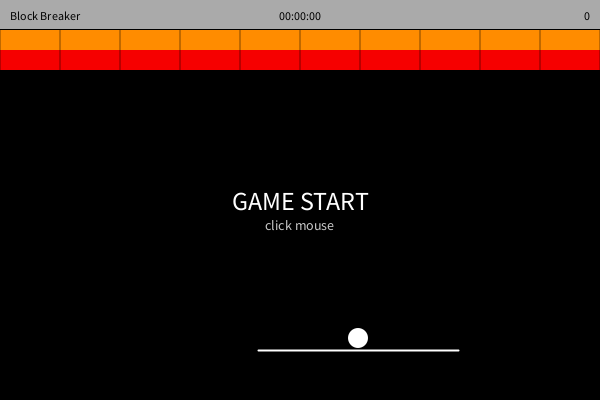
Frame 1 (no input)
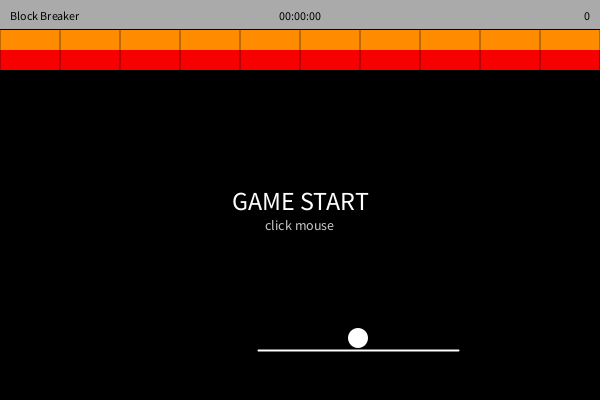
Frame 60 (the mouse pressed at the canvas centre just before this capture)
Frame 120 (the mouse held since frame 60 and released just before this capture): identical to frame 60, image omitted

The Processing sketch that drew these frames (run headless with seeded random() and noise(); from frame 60 on, the mouse is pressed at the canvas centre):

// Processing sketch: sketch_blockBreaker
// ── sketch_blockBreaker.pde
void settings() {
  size(600, 400);
}

int xpos, ypos;    // ball position
int xdir, ydir;    // ball direction
int batx;          // bar xPosition
int[][] bricks = new int[40][10];    // Max bricks size (40 x 10)
int brickRow;      // current brickRow
int batSize;       // bar length
color[] colors = {#F60000, #FF8C00, #FFEE00, #4DE94C, #3783FF, #000080, #7035A1};    // rainbow colors
int score = 0;
long start, runtime = 0L;
boolean play = false;    // check playing game
String mainBanner, subBanner = "";
boolean auto = false;

void setup() {
  // initialize position, speed, brickRow, banner at the start of each game
  xpos = int(random(100, width-100));
  ypos = height -62;
  xdir = -5;
  ydir = -5;
  batx = xpos;
  brickRow = 2;  
  batSize = 200;
  mainBanner = start<500 ? "GAME START" : "GAME OVER";
  subBanner = "click mouse";
  
  // setting bricks as much as brickRow
  for(int i=0; i<bricks.length; i++)
    for(int j=0; j<bricks[i].length; j++)
      bricks[i][j] = i<brickRow ? 1 : 0;
}

void draw() {
  background(0); noStroke();
  
  // score board
  fill(170); rect(0, 0, width, 29);
  fill(0); textSize(12); textAlign(LEFT, CENTER); text("Block Breaker", 10, 0, width, 30);
  fill(0); textSize(12); textAlign(CENTER, CENTER); text(String.format("%02d:%02d:%02d", runtime/1000/60/60, (runtime/1000/60)%60, (runtime/1000)%60), 0, 0, width, 30);
  fill(0); textSize(12); textAlign(RIGHT, CENTER); text(String.valueOf(score), -10, 0, width, 30);
  // center banner
  fill(255); textSize(26); textAlign(CENTER, CENTER); text(mainBanner, 0, 0, width, height);
  fill(200); textSize(14); textAlign(CENTER, CENTER); text(subBanner, 0, 25, width, height);

  // drawing a ball
  fill(255); ellipse(xpos, ypos, 20, 20);
  int radius = 20 / 2;  // radius of the ball
  
  // drawing a pad
  strokeWeight(2); stroke(255); line(batx-(batSize/2), height-50, batx+(batSize/2), height-50);

  // drawing bricks
  for(int i=0; i<brickRow; i++){
    fill(colors[(brickRow-i-1)%7]); noStroke();
    for(int j=0; j<10; j++){
      if(bricks[i][j] == 1) rect(j*60+0.25, i*20 + 30, 59.5, 20);
    }
  }
  
  // playing game
  if(play) {
    runtime = millis() - start;
    
    // moving pad
    batx = auto?xpos:mouseX;
    
    // moving ball
    xpos += xdir;
    ypos += ydir;
    
    // bouncing ball
    if(xpos <= radius || xpos >= width-radius){    // sides of the field
      xdir *= -1;
    }else{
      if(bricks[(ypos-30)/20][(xpos-radius)/60] == 1){    // brick left collision
        xdir *= -1;
        bricks[(ypos-30)/20][(xpos-radius)/60] = 0;
        score += 10;
      }else if(bricks[(ypos-30)/20][(xpos+radius)/60] == 1){    // brick right collision
        xdir *= -1;
        bricks[(ypos-30)/20][(xpos+radius)/60] = 0;
        score += 10;
      }
    }
    if(ypos < 40){    // above the score board
      ydir *= -1;
    }else{
      if(bricks[(ypos-30-radius)/20][(xpos)/60] == 1){    // brick bottom collision
        ydir *= -1;
        bricks[(ypos-30-radius)/20][(xpos)/60] = 0;
        score += 10;
      }else if(bricks[(ypos-30+radius)/20][(xpos)/60] == 1){    // brick top collision
        ydir *= -1;
        bricks[(ypos-30+radius)/20][(xpos)/60] = 0;
        score += 10;
      }
    }
    
    // bounce at the pad
    if(ypos > height-62 && ypos < height-52 && xpos >= batx-(batSize/2) && xpos <= batx+(batSize/2)){
      ydir *= -1;
    }
    
    // add brick row every 5sec
    if(brickRow-1 <= runtime/5000){
      brickRow++;
      for(int i=brickRow-1; i>=0; i--){
        for(int j=0; j<10; j++){
          bricks[i][j] = i==0?1:bricks[i-1][j];
        }
      }
    }
    
    // ball spped up every 150score (max = 9)
    if(abs(xdir)<10 && abs(xdir)-4<=score/150){
      xdir += xdir > 0 ? 1 : -1;
      ydir += ydir > 0 ? 1 : -1;
    }
    
    // 60sec later -> decrease batSize (200 -> 120)
    if(runtime >= 58000){
      if(runtime < 60000){
        mainBanner = "WARNING";
      }else{
        batSize = 120;
        mainBanner = "";
      }
    }
    
    // game over
    if(ypos > height+(radius*2) || brickRow == bricks.length){
      play = false;
      setup();
    }
  }
}

void mouseClicked() {
  // game start
  if(!play){
    play = true;
    start = millis();
    score = 0;
  }
  mainBanner = ""; subBanner = "";
}

void keyPressed(){
  // play auto
  if(key == 'A' || key == 'a'){
    auto = auto ? false : true;
  }
}
